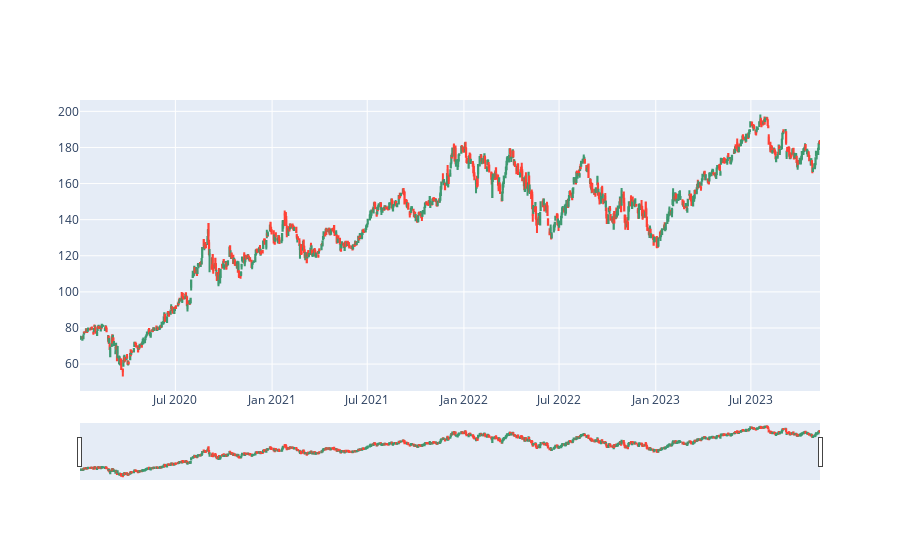

The cell this chart's notebook holds for it:
### Code cell
# https://coderzcolumn.com/tutorials/data-science/candlestick-chart-in-python-mplfinance-plotly-bokeh#2
import plotly.graph_objects as go
from datetime import datetime

df = aapl_df_2020_2023

fig = go.Figure(data=[go.Candlestick(x=df.index,
                open=df['Open'],
                high=df['High'],
                low=df['Low'],
                close=df['Close'])])

fig.show()

### Figure 1 — Plotly figure (JSON) as saved in the notebook; plotly's stock layout.template omitted (floating-point values rounded to 4 significant figures; data arrays with more than 128 entries replaced by an {"elided": "..."} marker saying what was removed)
{"data": [{"close": {"elided": "972 float values"}, "high": {"elided": "972 float values"}, "low": {"elided": "972 float values"}, "open": {"elided": "972 float values"}, "type": "candlestick", "x": {"elided": "972 str values"}}], "layout": {}}
